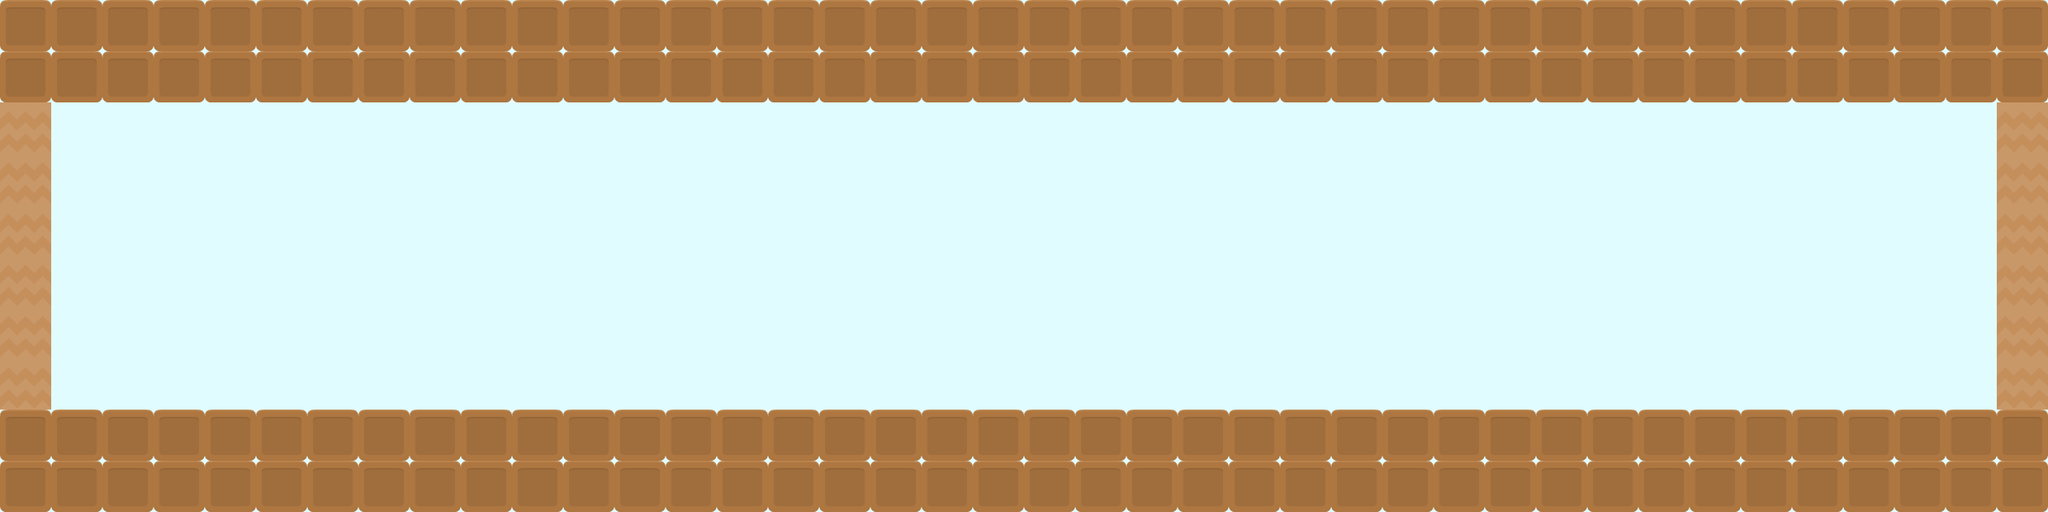

A 2D game scene composited from a Tiled map and its tileset images. What follows is a short description and the map's XML, with each tile layer's data collapsed to a summary:
An orthogonal 40x10 tile map with 70x70 px tiles, 2 tile layers (background, collision).

<map version="1.0" orientation="orthogonal" width="40" height="10" tilewidth="70" tileheight="70">
 <tileset firstgid="1" name="tiles_map" tilewidth="70" tileheight="70">
  <image source="../images/tiles_map.png" width="700" height="140" />
 </tileset>
 <layer name="background" width="40" height="10">
  <data>[400 cells, 400 non-empty, 1 distinct tile ids]</data>
 </layer>
 <layer name="collision" width="40" height="10">
  <data>[400 cells, 172 non-empty, 2 distinct tile ids]</data>
 </layer>
</map>
